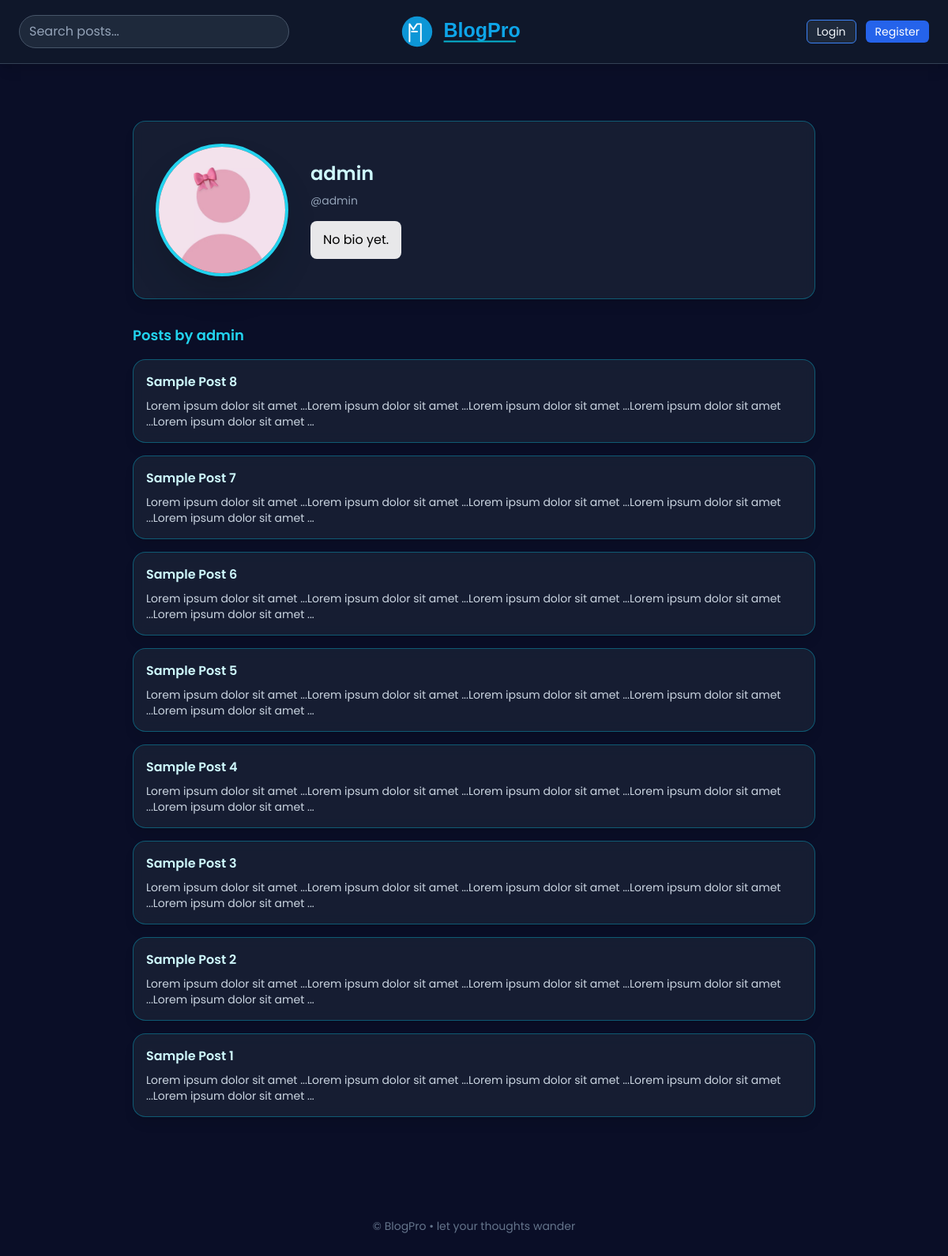
The page /accounts/profile/admin/ on the database its author committed.
### blog/models.py (models this page shows, shortened)
class Post(models.Model):
    STATUS_CHOICES = [
        ('pending', 'Pending'),
        ('published', 'Published'),
    ]
    title = models.CharField(max_length=255)
    slug = models.SlugField(unique=True, blank=True)
    author = models.ForeignKey(User, on_delete=models.CASCADE, related_name='posts')
    category = models.ForeignKey(Category, on_delete=models.SET_NULL, null=True, blank=True)
    tags = models.ManyToManyField(Tag, blank=True)
    content = models.TextField()
    featured_image = models.ImageField(upload_to='posts/', null=True, blank=True)
    status = models.CharField(max_length=20, choices=STATUS_CHOICES, default='pending')
    created_at = models.DateTimeField(auto_now_add=True)
    updated_at = models.DateTimeField(auto_now=True)
    published_at = models.DateTimeField(null=True, blank=True)
    class Meta:
        ordering = ['-published_at', '-created_at']
    def get_absolute_url(self):
        return reverse('post_detail', kwargs={'slug': self.slug})

### accounts/views.py (the view)
# urls.py: path('profile/<str:username>/', views.profile_detail, name='profile_detail'),
def profile_detail(request, username):
    user = get_object_or_404(User, username=username)
    profile = getattr(user, 'profile', None)
    posts = Post.objects.filter(author=user, status='published')
    return render(request, 'accounts/profile_detail.html', {'author': user, 'profile': profile, 'posts': posts})

### blog/context_processors.py (called while the page is built)
def sidebar_data(request):
    return {
        'sidebar_categories': Category.objects.all()[:8],
        'sidebar_tags': Tag.objects.all()[:30],
        'sidebar_recent': Post.objects.filter(status='published').order_by('-published_at')[:5],
    }

### templates/accounts/profile_detail.html (shortened to what this page needs)
{% extends 'base.html' %}
{% load static %}
{% block content %}
<section class="py-12 px-4 max-w-4xl mx-auto">
  <div class="bg-slate-800/60 backdrop-blur rounded-2xl p-8 shadow-lg border border-cyan-500/40 flex gap-8 items-center">
    <div class="flex-shrink-0 w-40 h-40 rounded-full overflow-hidden ring-4 ring-cyan-400 shadow-2xl bg-slate-700">
      {% if profile and profile.avatar %}
        <img src="{{ profile.avatar.url }}" alt="{{ author.username }}" class="w-full h-full object-cover">
      {% else %}
        <img src="{% static 'pfp2.jpg' %}" alt="{{ author.username }}" class="w-full h-full object-cover">
      {% endif %}
    </div>
    <div>
      <h2 class="text-2xl font-semibold text-cyan-100">{{ author.get_full_name|default:author.username }}</h2>
      <p class="text-sm text-slate-400 mt-2">@{{ author.username }}</p>
      <p class="mt-4 text-black bg-white/90 px-4 py-3 rounded-lg">{{ profile.bio|default:"No bio yet." }}</p>
    </div>
  </div>
  <h3 class="mt-8 mb-4 font-semibold text-lg text-cyan-400">Posts by {{ author.username }}</h3>
  <div class="space-y-4">
    {% for post in posts %}
      <div class="bg-slate-800/60 backdrop-blur rounded-2xl p-4 shadow-lg border border-cyan-500/40">
        <a href="{{ post.get_absolute_url }}" class="font-semibold text-cyan-100 hover:text-cyan-300">{{ post.title }}</a>
        <p class="text-sm text-slate-300 mt-2">{{ post.content|truncatechars:160 }}</p>
      </div>
    {% empty %}
      <p class="text-gray-600">No posts yet.</p>
    {% endfor %}
  </div>
</section>
{% endblock %}

### templates/base.html (style rules this page uses)
:root { --bg: #0a0e27; --primary: #0ea5e9; --secondary: #1a1f3a; --accent: #06b6d4; --text: #e0f2fe; }
body { font-family: "Poppins", "Quicksand", system-ui; background: var(--bg); color: var(--text); }

### rows shown on the page
Post: title "Sample Post 8", content "Lorem ipsum dolor sit amet ...Lorem ipsum dolor sit amet ...Lorem ipsum dolor sit amet ...Lorem ipsum dolor sit amet ...Lorem ipsum dolor sit amet ..."
Post: title "Sample Post 7", content "Lorem ipsum dolor sit amet ...Lorem ipsum dolor sit amet ...Lorem ipsum dolor sit amet ...Lorem ipsum dolor sit amet ...Lorem ipsum dolor sit amet ..."
Post: title "Sample Post 6", content "Lorem ipsum dolor sit amet ...Lorem ipsum dolor sit amet ...Lorem ipsum dolor sit amet ...Lorem ipsum dolor sit amet ...Lorem ipsum dolor sit amet ..."
Post: title "Sample Post 5", content "Lorem ipsum dolor sit amet ...Lorem ipsum dolor sit amet ...Lorem ipsum dolor sit amet ...Lorem ipsum dolor sit amet ...Lorem ipsum dolor sit amet ..."
Post: title "Sample Post 4", content "Lorem ipsum dolor sit amet ...Lorem ipsum dolor sit amet ...Lorem ipsum dolor sit amet ...Lorem ipsum dolor sit amet ...Lorem ipsum dolor sit amet ..."
Post: title "Sample Post 3", content "Lorem ipsum dolor sit amet ...Lorem ipsum dolor sit amet ...Lorem ipsum dolor sit amet ...Lorem ipsum dolor sit amet ...Lorem ipsum dolor sit amet ..."
Post: title "Sample Post 2", content "Lorem ipsum dolor sit amet ...Lorem ipsum dolor sit amet ...Lorem ipsum dolor sit amet ...Lorem ipsum dolor sit amet ...Lorem ipsum dolor sit amet ..."
Post: title "Sample Post 1", content "Lorem ipsum dolor sit amet ...Lorem ipsum dolor sit amet ...Lorem ipsum dolor sit amet ...Lorem ipsum dolor sit amet ...Lorem ipsum dolor sit amet ..."

### other values the page prints
{{ author.get_full_name|default:author.username }} "admin"
{{ author.username }} "admin"
{{ profile.bio|default:"No bio yet." }} "No bio yet."
